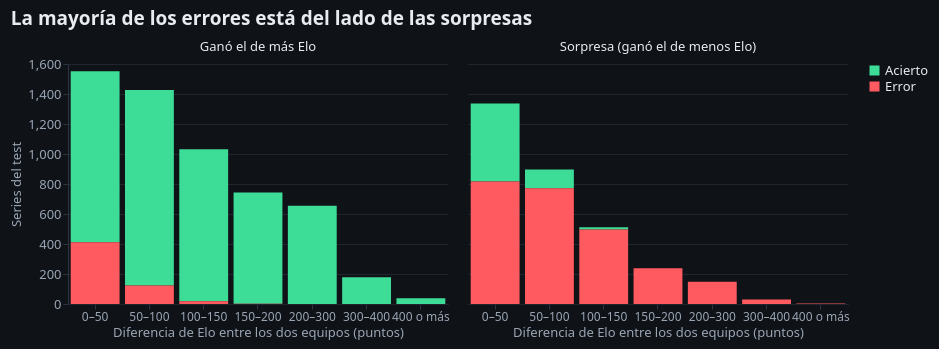

Source (notebook cell):
### Markdown cell above
#### 2. Por diferencia de Elo y sorpresas

Llamamos sorpresa a una victoria del equipo con menor Elo. Los dos paneles separan esas series de las que ganó el de mayor Elo; cada barra muestra aciertos y errores por diferencia de Elo. Los 27 empates de Elo quedan fuera de esta comparación de favoritismo.

### Code cell
ETIQUETAS_ELO = ['0–50', '50–100', '100–150', '150–200', '200–300', '300–400', '400 o más']
detalle['tramo_elo'] = pd.cut(detalle.dif_elo_abs, [0, 50, 100, 150, 200, 300, 400, np.inf],
                             labels=ETIQUETAS_ELO, right=False)
tabla_elo = detalle.groupby('tramo_elo', observed=False).agg(
    series=('acierto', 'size'), accuracy=('acierto', 'mean'), confianza=('confianza', 'mean'))
con_elo = detalle.loc[comparables].copy()
con_elo['tipo'] = np.where(con_elo.sorpresa.eq(1),
    'Sorpresa (ganó el de menos Elo)', 'Ganó el de más Elo')
con_elo['resultado'] = np.where(con_elo.acierto, 'Acierto', 'Error')
tabla_sorpresas = con_elo.groupby('tipo').agg(
    series=('acierto', 'size'), aciertos=('acierto', 'sum'), accuracy=('acierto', 'mean'))
tabla_sorpresas['errores'] = tabla_sorpresas.series - tabla_sorpresas.aciertos
display(tabla_elo.round(3)); display(tabla_sorpresas.round(3))
# Agregamos antes de dibujar: las barras representan las mismas series con menos datos en el gráfico.
datos_elo = con_elo.groupby(['tramo_elo', 'resultado', 'tipo'], observed=True).size().reset_index(name='series')
grafico = alt.Chart(datos_elo).mark_bar().encode(
    x=alt.X('tramo_elo:O', sort=ETIQUETAS_ELO, axis=alt.Axis(labelAngle=0, labelFontSize=12),
            title='Diferencia de Elo entre los dos equipos (puntos)'),
    y=alt.Y('series:Q', title='Series del test'),
    color=alt.Color('resultado:N', title=None,
        scale=alt.Scale(domain=['Acierto', 'Error'], range=['#3ddc97', '#ff5a5f'])),
    column=alt.Column('tipo:N', title=None,
        sort=['Ganó el de más Elo', 'Sorpresa (ganó el de menos Elo)']),
    tooltip=['tipo:N', 'tramo_elo:O', 'resultado:N', 'series:Q']
).properties(width=380, height=240, title='La mayoría de los errores está del lado de las sorpresas')
mostrar_grafico_error('elo', grafico)

### Figure 1 — Vega-Lite specification as saved in the notebook (floating-point values rounded to 4 significant figures)
{"config": {"view": {"continuousWidth": 300, "continuousHeight": 300, "stroke": null}, "axis": {"domainColor": "#2b3440", "gridColor": "#1f262f", "labelColor": "#9aa5b4", "labelFont": "Barlow, \"Segoe UI\", Helvetica, Arial, sans-serif", "labelFontSize": 13, "tickColor": "#2b3440", "titleColor": "#9aa5b4", "titleFont": "Barlow, \"Segoe UI\", Helvetica, Arial, sans-serif", "titleFontSize": 13, "titleFontWeight": "normal"}, "background": "#0f1318", "font": "Barlow, \"Segoe UI\", Helvetica, Arial, sans-serif", "header": {"labelColor": "#e8ecf1", "labelFontSize": 13, "titleColor": "#9aa5b4", "titleFontSize": 13}, "legend": {"labelColor": "#e8ecf1", "labelFontSize": 13, "titleColor": "#9aa5b4", "titleFontSize": 13, "titleFontWeight": "normal"}, "padding": 10, "text": {"color": "#e8ecf1", "font": "Barlow, \"Segoe UI\", Helvetica, Arial, sans-serif"}, "title": {"anchor": "start", "fontSize": 19, "font": "Rajdhani, \"Arial Narrow\", \"Segoe UI\", sans-serif", "fontWeight": 700, "color": "#e8ecf1", "subtitleColor": "#9aa5b4", "subtitleFontSize": 13, "subtitleFont": "Barlow, \"Segoe UI\", Helvetica, Arial, sans-serif", "offset": 12}}, "data": {"name": "data-4e2ab9e8e36104ef6118c996b4aec992"}, "mark": {"type": "bar"}, "encoding": {"color": {"field": "resultado", "scale": {"domain": ["Acierto", "Error"], "range": ["#3ddc97", "#ff5a5f"]}, "title": null, "type": "nominal"}, "column": {"field": "tipo", "sort": ["Ganó el de más Elo", "Sorpresa (ganó el de menos Elo)"], "title": null, "type": "nominal"}, "tooltip": [{"field": "tipo", "type": "nominal"}, {"field": "tramo_elo", "type": "ordinal"}, {"field": "resultado", "type": "nominal"}, {"field": "series", "type": "quantitative"}], "x": {"axis": {"labelAngle": 0, "labelFontSize": 12}, "field": "tramo_elo", "sort": ["0–50", "50–100", "100–150", "150–200", "200–300", "300–400", "400 o más"], "title": "Diferencia de Elo entre los dos equipos (puntos)", "type": "ordinal"}, "y": {"field": "series", "title": "Series del test", "type": "quantitative"}}, "height": 240, "title": "La mayoría de los errores está del lado de las sorpresas", "width": 380, "$schema": "https://vega.github.io/schema/vega-lite/v6.4.1.json", "datasets": {"data-4e2ab9e8e36104ef6118c996b4aec992": [{"tramo_elo": "0–50", "resultado": "Acierto", "tipo": "Ganó el de más Elo", "series": 1141}, {"tramo_elo": "0–50", "resultado": "Acierto", "tipo": "Sorpresa (ganó el de menos Elo)", "series": 520}, {"tramo_elo": "0–50", "resultado": "Error", "tipo": "Ganó el de más Elo", "series": 411}, {"tramo_elo": "0–50", "resultado": "Error", "tipo": "Sorpresa (ganó el de menos Elo)", "series": 817}, {"tramo_elo": "50–100", "resultado": "Acierto", "tipo": "Ganó el de más Elo", "series": 1303}, {"tramo_elo": "50–100", "resultado": "Acierto", "tipo": "Sorpresa (ganó el de menos Elo)", "series": 125}, {"tramo_elo": "50–100", "resultado": "Error", "tipo": "Ganó el de más Elo", "series": 124}, {"tramo_elo": "50–100", "resultado": "Error", "tipo": "Sorpresa (ganó el de menos Elo)", "series": 771}, {"tramo_elo": "100–150", "resultado": "Acierto", "tipo": "Ganó el de más Elo", "series": 1013}, {"tramo_elo": "100–150", "resultado": "Acierto", "tipo": "Sorpresa (ganó el de menos Elo)", "series": 16}, {"tramo_elo": "100–150", "resultado": "Error", "tipo": "Ganó el de más Elo", "series": 18}, {"tramo_elo": "100–150", "resultado": "Error", "tipo": "Sorpresa (ganó el de menos Elo)", "series": 496}, {"tramo_elo": "150–200", "resultado": "Acierto", "tipo": "Ganó el de más Elo", "series": 743}, {"tramo_elo": "150–200", "resultado": "Error", "tipo": "Ganó el de más Elo", "series": 1}, {"tramo_elo": "150–200", "resultado": "Error", "tipo": "Sorpresa (ganó el de menos Elo)", "series": 239}, {"tramo_elo": "200–300", "resultado": "Acierto", "tipo": "Ganó el de más Elo", "series": 655}, {"tramo_elo": "200–300", "resultado": "Error", "tipo": "Sorpresa (ganó el de menos Elo)", "series": 148}, {"tramo_elo": "300–400", "resultado": "Acierto", "tipo": "Ganó el de más Elo", "series": 179}, {"tramo_elo": "300–400", "resultado": "Error", "tipo": "Sorpresa (ganó el de menos Elo)", "series": 30}, {"tramo_elo": "400 o más", "resultado": "Acierto", "tipo": "Ganó el de más Elo", "series": 38}, {"tramo_elo": "400 o más", "resultado": "Error", "tipo": "Sorpresa (ganó el de menos Elo)", "series": 4}]}}
